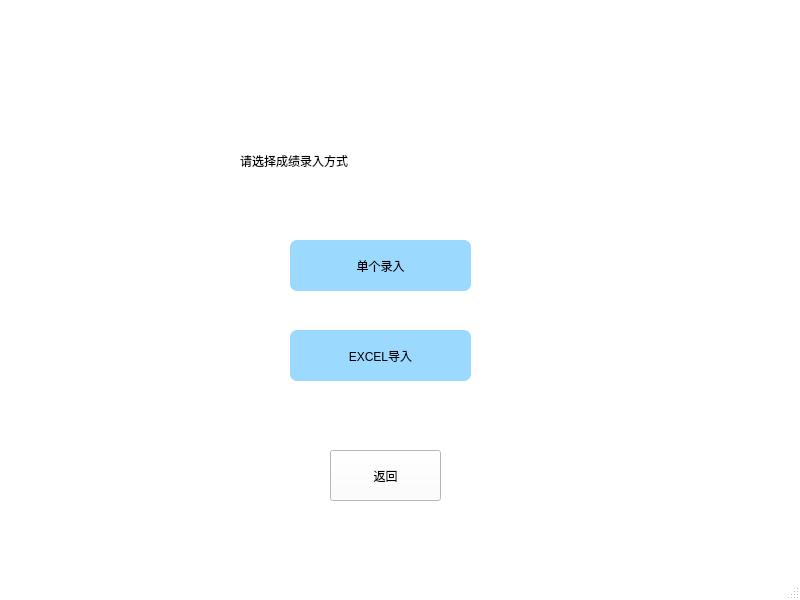
<?xml version="1.0" encoding="UTF-8"?>
<ui version="4.0">
 <class>InputWindow</class>
 <widget class="QMainWindow" name="InputWindow">
  <property name="geometry">
   <rect>
    <x>0</x>
    <y>0</y>
    <width>800</width>
    <height>600</height>
   </rect>
  </property>
  <property name="windowTitle">
   <string>MainWindow</string>
  </property>
  <property name="styleSheet">
   <string notr="true">QMainWindow#InputWindow
{
	border-image: url(:/pic.png);
	background-color: rgb(255, 255, 255);
	
}

</string>
  </property>
  <widget class="QWidget" name="centralwidget">
   <widget class="QPushButton" name="single_input">
    <property name="geometry">
     <rect>
      <x>290</x>
      <y>240</y>
      <width>181</width>
      <height>51</height>
     </rect>
    </property>
    <property name="styleSheet">
     <string notr="true">QMainWindow#InputWindow QPushButton#single_input
{
	
	background-color: rgb(156, 217, 255);
  color: rgb(0,0,0);

border:0px groove gray;border-radius:
7px;padding:2px 4px;
font: 18pt &quot;Candara&quot;;

}

QMainWindow#InputWindow QPushButton#single_input:hover
{
	background-color: rgb(130,190, 240);
}</string>
    </property>
    <property name="text">
     <string>单个录入</string>
    </property>
   </widget>
   <widget class="QLabel" name="label">
    <property name="geometry">
     <rect>
      <x>240</x>
      <y>130</y>
      <width>301</width>
      <height>61</height>
     </rect>
    </property>
    <property name="styleSheet">
     <string notr="true">color: rgb(0, 0, 0);
font: 24pt &quot;宋体&quot;;</string>
    </property>
    <property name="text">
     <string>请选择成绩录入方式</string>
    </property>
   </widget>
   <widget class="QPushButton" name="excel_input">
    <property name="geometry">
     <rect>
      <x>290</x>
      <y>330</y>
      <width>181</width>
      <height>51</height>
     </rect>
    </property>
    <property name="styleSheet">
     <string notr="true">QMainWindow#InputWindow QPushButton#excel_input
{
	
	background-color: rgb(156, 217, 255);
  color: rgb(0,0,0);

border:0px groove gray;border-radius:
7px;padding:2px 4px;
font: 18pt &quot;Candara&quot;;

}

QMainWindow#InputWindow QPushButton#excel_input:hover
{
	background-color: rgb(130,190, 240);
}</string>
    </property>
    <property name="text">
     <string>EXCEL导入</string>
    </property>
   </widget>
   <widget class="QPushButton" name="btn_input_return">
    <property name="geometry">
     <rect>
      <x>330</x>
      <y>450</y>
      <width>111</width>
      <height>51</height>
     </rect>
    </property>
    <property name="styleSheet">
     <string notr="true">
QMainWindow#InputWindow QPushButton#btn_input_return
{
   font: 18pt &quot;宋体&quot;;
	
	background-color: rgb(255, 255, 255);
color: rgb(0,0,0);
}

QMainWindow#InputWindow QPushButton#btn_input_return:hover
{
	
	background-color: rgb(195, 195, 195);
}</string>
    </property>
    <property name="text">
     <string>返回</string>
    </property>
   </widget>
  </widget>
  <widget class="QMenuBar" name="menubar">
   <property name="geometry">
    <rect>
     <x>0</x>
     <y>0</y>
     <width>800</width>
     <height>21</height>
    </rect>
   </property>
  </widget>
  <widget class="QStatusBar" name="statusbar"/>
 </widget>
 <resources/>
 <connections/>
</ui>
